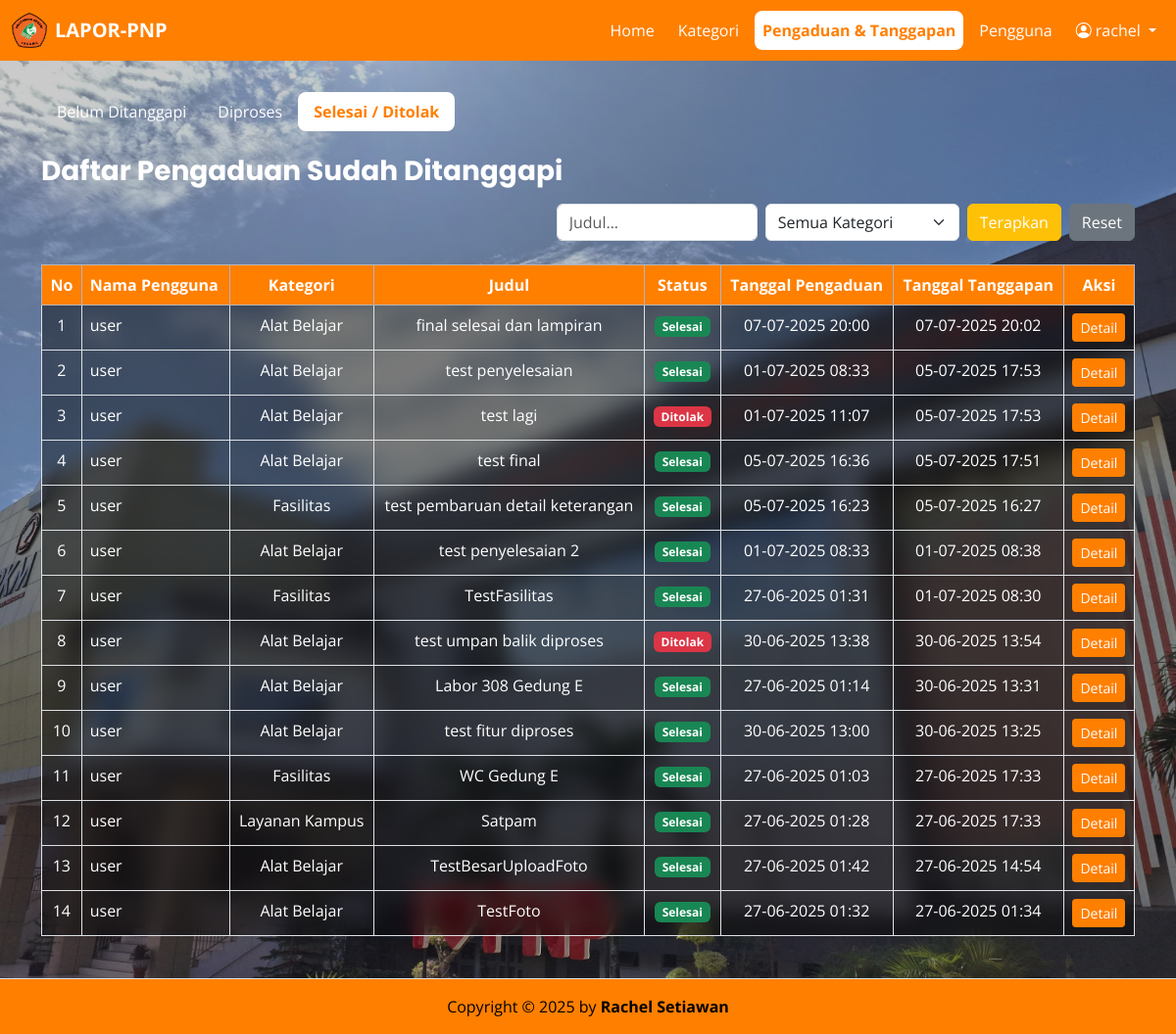
The page /index.php?folder=admin&page=tanggapan_selesai (signed in) on the database its author committed.
### tables this page shows
CREATE TABLE `rachel_pengaduan` (
  `id` int(11) NOT NULL,
  `user_id` int(11) NOT NULL,
  `kategori_id` int(11) NOT NULL,
  `judul` varchar(255) NOT NULL,
  `isi` text NOT NULL,
  `lampiran` varchar(255) DEFAULT NULL,
  `status` enum('Menunggu','Diproses','Selesai','Ditolak') DEFAULT 'Menunggu',
  `created_at` datetime DEFAULT current_timestamp(),
  `updated_at` datetime DEFAULT current_timestamp() ON UPDATE current_timestamp()
);

CREATE TABLE `rachel_users` (
  `id` int(11) NOT NULL,
  `nama` varchar(100) NOT NULL,
  `email` varchar(100) NOT NULL,
  `password` varchar(255) NOT NULL,
  `level` enum('admin','mahasiswa') DEFAULT 'mahasiswa',
  `created_at` timestamp NOT NULL DEFAULT current_timestamp()
);

CREATE TABLE `rachel_kategori` (
  `id` int(11) NOT NULL,
  `nama_kategori` varchar(100) NOT NULL,
  `deskripsi` text DEFAULT NULL,
  `created_at` timestamp NOT NULL DEFAULT current_timestamp()
);

CREATE TABLE `rachel_tanggapan` (
  `id` int(11) NOT NULL,
  `pengaduan_id` int(11) NOT NULL,
  `responder_id` int(11) NOT NULL,
  `tanggal` datetime DEFAULT current_timestamp(),
  `catatan_admin_proses` text DEFAULT NULL,
  `catatan_admin_selesai` text DEFAULT NULL
);

### admin/tanggapan_selesai.php (the view, shortened to what this page needs)
<?php
$keyword = $_GET['keyword'] ?? '';
?>
<ul class="nav nav-pills mb-4">
    <li class="nav-item">
        <a class="nav-link <?= $_GET['page'] == 'tanggapan' ? 'active' : 'text-white' ?>"
            href="index.php?folder=admin&page=tanggapan">Belum Ditanggapi</a>
    </li>
    <li class="nav-item">
        <a class="nav-link <?= $_GET['page'] == 'tanggapan_diproses' ? 'active' : 'text-white' ?>"
            href="index.php?folder=admin&page=tanggapan_diproses">Diproses</a>
    </li>
    <li class="nav-item">
        <a class="nav-link <?= $_GET['page'] == 'tanggapan_selesai' ? 'active' : 'text-white' ?>"
            href="index.php?folder=admin&page=tanggapan_selesai">Selesai / Ditolak</a>
    </li>
</ul>
<h3 class="mb-3 fw-bold text-white">Daftar Pengaduan Sudah Ditanggapi</h3>
<form class="row mb-4 justify-content-end g-2 align-items-end" method="GET">
    <div class="col-auto">
        <input type="text" name="keyword" class="form-control" placeholder="Judul..."
            value="<?= htmlspecialchars($keyword) ?>">
    </div>
    <div class="col-auto">
        <select name="kategori" class="form-select">
            <option value="">Semua Kategori</option>
        </select>
    </div>
    <div class="col-auto d-flex gap-2">
        <button type="submit" class="btn btn-warning text-white mt-auto">Terapkan</button>
        <a href="index.php?folder=admin&page=tanggapan_selesai" class="btn btn-secondary mt-auto">Reset</a>
    </div>
</form>
<?php
$query = "
SELECT p.id, p.status, p.judul, p.created_at, u.nama AS nama_pengguna, t.tanggal AS tanggal_tanggapan,
       k.nama_kategori
FROM rachel_pengaduan p
JOIN rachel_users u ON p.user_id = u.id
JOIN rachel_tanggapan t ON t.pengaduan_id = p.id
JOIN rachel_kategori k ON p.kategori_id = k.id
WHERE p.status IN ('Selesai', 'Ditolak')
";
$query .= " ORDER BY t.tanggal DESC";
$data = $koneksi->query($query);
?>
<?php if ($data->num_rows > 0): ?>
    <div class="table-responsive">
        <table class="table table-bordered table-striped table-transparent table-orange">
            <thead class="table-secondary">
                <tr>
                    <th class="text-center">No</th>
                    <th>Nama Pengguna</th>
                    <th class="text-center">Kategori</th>
                    <th class="text-center">Judul</th>
                    <th class="text-center">Status</th>
                    <th class="text-center">Tanggal Pengaduan</th>
                    <th class="text-center">Tanggal Tanggapan</th>
                    <th class="text-center">Aksi</th>
                </tr>
            </thead>
            <tbody>
                <?php $no = 1;
                while ($row = $data->fetch_assoc()): ?>
                    <tr>
                        <td class="text-center"><?= $no++ ?></td>
                        <td><?= htmlspecialchars($row['nama_pengguna']) ?></td>
                        <td class="text-center"><?= htmlspecialchars($row['nama_kategori']) ?></td>
                        <td class="text-center"><?= htmlspecialchars($row['judul']) ?></td>
                        <?php
                        $status = $row['status'];
                        $badge = match ($status) {
                            'Menunggu' => 'secondary',
                            'Diproses' => 'warning text-dark',
                            'Ditolak' => 'danger',
                            'Selesai' => 'success',
                            default => 'light'
                        };
                        ?>
                        <td class="text-center"><span class="badge bg-<?= $badge ?>"><?= $status ?></span></td>
                        <td class="text-center"><?= date('d-m-Y H:i', strtotime($row['created_at'])) ?></td>
                        <td class="text-center"><?= date('d-m-Y H:i', strtotime($row['tanggal_tanggapan'])) ?></td>
                        <td class="text-center">
                            <a href="index.php?folder=admin&page=detail_tanggapan&id=<?= $row['id'] ?>&from=tanggapan_selesai"
                                class="btn btn-sm btn-orange">Detail</a>
                        </td>
                    </tr>
                <?php endwhile ?>
            </tbody>
        </table>
    </div>
<?php endif; ?>

### index.php (shortened to what this page needs)
<?php
$folder = $_GET['folder'] ?? '';
$page   = $_GET['page'] ?? 'home';
?>
<!doctype html>
<html lang="id">
<head>
    <link href="https://cdn.jsdelivr.net/npm/bootstrap@5.3.6/dist/css/bootstrap.min.css" rel="stylesheet">
    <link rel="stylesheet" href="https://cdn.jsdelivr.net/npm/bootstrap-icons/font/bootstrap-icons.css">
</head>
<body>
    <nav class="navbar navbar-expand-lg fixed-top" style="background-color:#ff7f00;" data-bs-theme="light">
        <div class="container-fluid">
            <a class="navbar-brand fw-bold text-white d-flex align-items-center gap-2" href="index.php?page=home">
                <img src="assets/img/logopnp.png" width="36" alt="Logo PNP"> LAPOR-PNP
            </a>
            <div class="collapse navbar-collapse justify-content-end" id="navbarNav">
                <ul class="navbar-nav gap-2 align-items-center">
                    <li class="nav-item">
                        <a class="nav-link <?= $page == 'home' ? 'active' : '' ?>" href="index.php?page=home">Home</a>
                    </li>
                    <?php if (isset($_SESSION['login']) && $_SESSION['level'] == 'admin'): ?>
                        <li class="nav-item">
                            <a class="nav-link <?= $folder == 'kategori' ? 'active' : '' ?>"
                                href="index.php?folder=kategori&page=data_kategori">Kategori</a>
                        </li>
                        <?php $isTanggapan = in_array($page, ['tanggapan', 'tanggapan_diproses', 'tanggapan_selesai', 'form_edit_tanggapan', 'detail_tanggapan', 'form_tanggapan']); ?>
                        <li class="nav-item">
                            <a class="nav-link <?= $isTanggapan ? 'active' : '' ?>"
                                href="index.php?folder=admin&page=tanggapan">Pengaduan & Tanggapan</a>
                        </li>
                        <li class="nav-item">
                            <a class="nav-link <?= $page == 'daftar_pengguna' ? 'active' : '' ?>"
                                href="index.php?folder=admin&page=daftar_pengguna">Pengguna</a>
                        </li>
                    <?php endif; ?>
                    <?php if (isset($_SESSION['login'])): ?>
                        <li class="nav-item dropdown">
                            <a class="nav-link dropdown-toggle" href="#" data-bs-toggle="dropdown">
                                <i class="bi bi-person-circle"></i> <?= $_SESSION['nama'] ?>
                            </a>
                        </li>
                    <?php else: ?>
                        <li class="nav-item">
                            <a href="login.php" class="btn btn-outline-light">Login</a>
                        </li>
                    <?php endif; ?>
                </ul>
            </div>
        </div>
    </nav>
    <div class="container my-4" style="padding-top: 70px; padding-bottom: 60px">
        <?php
        $file = $folder ? "$folder/$page.php" : "$page.php";
        if (file_exists($file)) {
            include $file;
        } else {
            echo "<div class='alert alert-danger'>Halaman tidak tersedia.</div>";
        }
        ?>
    </div>
    <footer class="text-center py-3 fixed-bottom border-top">
        <span class="text-black">Copyright &copy; <?= date('Y') ?> by <strong>Rachel Setiawan</strong></span>
    </footer>
</body>
</html>

### index.php (style rules this page uses)
body { font-family: 'Open Sans', sans-serif; margin: 0; padding: 0; background-image: linear-gradient(rgba(0, 0, 0, 0.2), rgba(0, 0, 0, 0.2)), url('assets/img/home.jpg'); background-size: cover; background-position: center; background-repeat: no-repeat; background-attachment: fixed; min-height: 100vh; }
h1, h2, h3, h4, h5, h6 { font-family: 'Poppins', sans-serif; }
.nav-link { color: white !important; transition: 0.2s; }
.nav-link.active { background-color: white !important; color: #ff7f00 !important; font-weight: bold; border-radius: 0.5rem; }
.table-transparent { background-color: rgba(0, 0, 0, 0.4); backdrop-filter: blur(10px); color: white; }
.table-transparent th, .table-transparent td { background-color: transparent !important; color: white; }
.table-orange thead { background-color: #ff7f00; color: white; }
footer { background-color: #ff7f00 !important; }
.btn-orange { background-color: #ff7f00; color: white; border: none; }

### rows shown on the page
rachel_pengaduan: user.nama "user", kategori.nama_kategori "Alat Belajar", judul "final selesai dan lampiran", status "Selesai", created_at "07-07-2025 20:00", rachel_tanggapan.tanggal "07-07-2025 20:02"
rachel_pengaduan: user.nama "user", kategori.nama_kategori "Alat Belajar", judul "test penyelesaian", status "Selesai", created_at "01-07-2025 08:33", rachel_tanggapan.tanggal "05-07-2025 17:53"
rachel_pengaduan: user.nama "user", kategori.nama_kategori "Alat Belajar", judul "test lagi", status "Ditolak", created_at "01-07-2025 11:07", rachel_tanggapan.tanggal "05-07-2025 17:53"
rachel_pengaduan: user.nama "user", kategori.nama_kategori "Alat Belajar", judul "test final", status "Selesai", created_at "05-07-2025 16:36", rachel_tanggapan.tanggal "05-07-2025 17:51"
rachel_pengaduan: user.nama "user", kategori.nama_kategori "Fasilitas", judul "test pembaruan detail keterangan", status "Selesai", created_at "05-07-2025 16:23", rachel_tanggapan.tanggal "05-07-2025 16:27"
rachel_pengaduan: user.nama "user", kategori.nama_kategori "Alat Belajar", judul "test penyelesaian 2", status "Selesai", created_at "01-07-2025 08:33", rachel_tanggapan.tanggal "01-07-2025 08:38"
rachel_pengaduan: user.nama "user", kategori.nama_kategori "Fasilitas", judul "TestFasilitas", status "Selesai", created_at "27-06-2025 01:31", rachel_tanggapan.tanggal "01-07-2025 08:30"
rachel_pengaduan: user.nama "user", kategori.nama_kategori "Alat Belajar", judul "test umpan balik diproses", status "Ditolak", created_at "30-06-2025 13:38", rachel_tanggapan.tanggal "30-06-2025 13:54"
rachel_pengaduan: user.nama "user", kategori.nama_kategori "Alat Belajar", judul "Labor 308 Gedung E", status "Selesai", created_at "27-06-2025 01:14", rachel_tanggapan.tanggal "30-06-2025 13:31"
rachel_pengaduan: user.nama "user", kategori.nama_kategori "Alat Belajar", judul "test fitur diproses", status "Selesai", created_at "30-06-2025 13:00", rachel_tanggapan.tanggal "30-06-2025 13:25"
rachel_pengaduan: user.nama "user", kategori.nama_kategori "Fasilitas", judul "WC Gedung E", status "Selesai", created_at "27-06-2025 01:03", rachel_tanggapan.tanggal "27-06-2025 17:33"
rachel_pengaduan: user.nama "user", kategori.nama_kategori "Layanan Kampus", judul "Satpam", status "Selesai", created_at "27-06-2025 01:28", rachel_tanggapan.tanggal "27-06-2025 17:33"
rachel_pengaduan: user.nama "user", kategori.nama_kategori "Alat Belajar", judul "TestBesarUploadFoto", status "Selesai", created_at "27-06-2025 01:42", rachel_tanggapan.tanggal "27-06-2025 14:54"
rachel_pengaduan: user.nama "user", kategori.nama_kategori "Alat Belajar", judul "TestFoto", status "Selesai", created_at "27-06-2025 01:32", rachel_tanggapan.tanggal "27-06-2025 01:34"

### other values the page prints
$_SESSION['nama'] "rachel"
